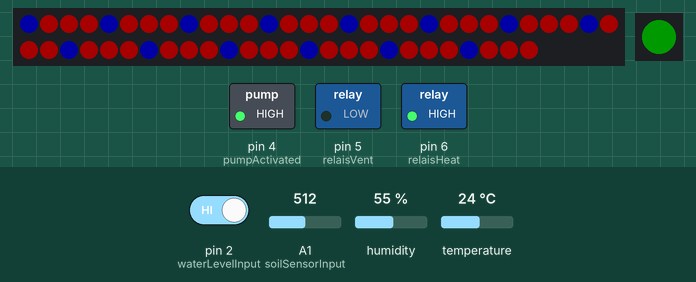
The sketch below on a simulated Arduino Uno, built with avr-gcc and run on an emulated ATmega328P. On the bench: 56 RGB LEDs in strip order, left to right, continuing on the next row, 1 RGB LEDs in strip order, left to right, switched loads named in the sketch (green lamp = pin HIGH). The test bench sets the inputs (shaded band); at power-on: pin 2 (waterLevelInput) HIGH, temperature 24 °C, A1 (soilSensorInput) = 512, humidity 55 %. Dim RGB values are drawn brighter than linear; the local clock reads 2024-03-15 10:24:30 at power-on unless the sketch sets it; what the sketch prints to the serial monitor is not drawn.

Above: at 3.2 s.
3.3 s: pin 2 (waterLevelInput) driven LOW
At 4.9 s:
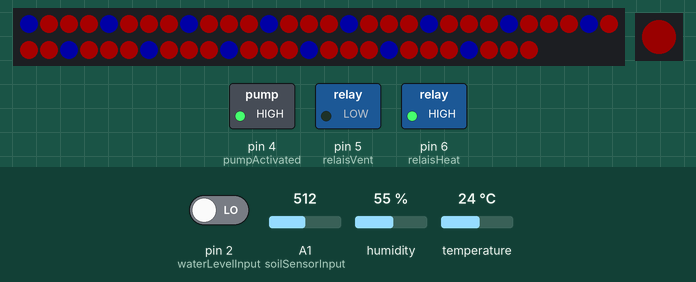
5.5 s: temperature set to 21.4 °C
7.2 s: temperature set to 20.2 °C
At 9.2 s:
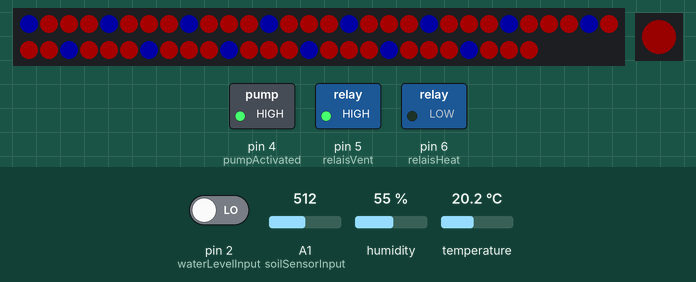
9.5 s: pin 2 (waterLevelInput) driven HIGH
At 11.2 s:
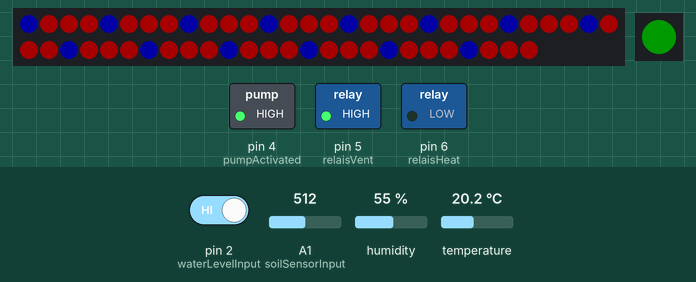
11.5 s: A1 (soilSensorInput) set to 543
13.2 s: A1 (soilSensorInput) set to 575
At 15.4 s:
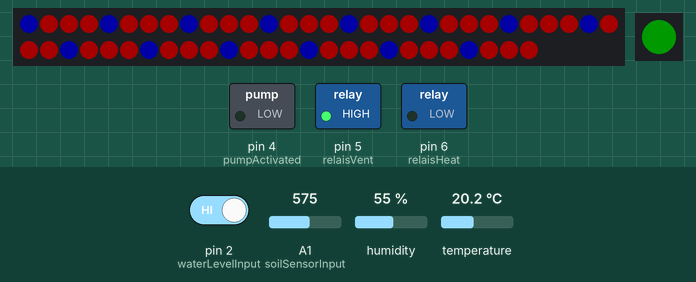
Timing chart, 0 to 20.1 s (numbered marks = the images above; inputs shaded):
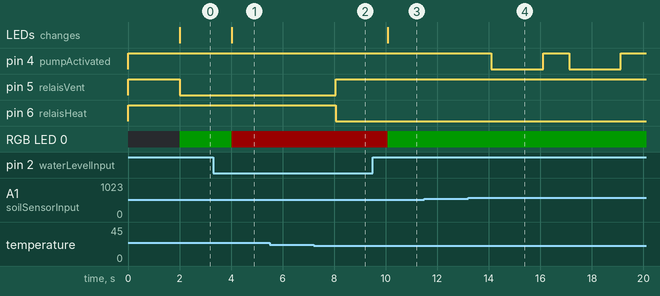

The sketch:

LittleLeafHeaven_final.ino
```cpp
#include <DHT.h>
#include <Adafruit_NeoPixel.h>
#include <RTClib.h>

#define DHTPIN 9       // Digital pin connected to the DHT sensor
#define DHTTYPE DHT22  // Change this to DHT11 if you're using that sensor

//Temperatur/Feuchtigkeitssensor

DHT dht(DHTPIN, DHTTYPE);
const int relaisVent = 5;
const int relaisHeat = 6;
float cvalue;            //für nan-Prüfung
float temperature = 20;  // Read temperature in Celsius

//Bewässerung

const int soilSensorInput = A1;
const int waterLevelInput = 2;
const int pumpActivated = 4;
const int AirValue = 575;
const int WaterValue = 268;
int soilMoistureValue = 0;
int soilMoisturePercentage = 0;
int waterLevel = 0;

//LED

const int LEDStripe = 8;
const int LEDWaterLevel = 3;

const int NUMPIXELSLight = 56;
const int NUMPIXELSWaterLevelCheck = 1;

Adafruit_NeoPixel Light = Adafruit_NeoPixel(NUMPIXELSLight, LEDStripe, NEO_GRB + NEO_KHZ800);
Adafruit_NeoPixel WaterLevelCheck = Adafruit_NeoPixel(NUMPIXELSWaterLevelCheck, LEDWaterLevel, NEO_GRB + NEO_KHZ800);

RTC_DS1307 rtc;

int OnOff = 0;


void setup() {
  pinMode(waterLevel, INPUT);
  pinMode(pumpActivated, OUTPUT);
  digitalWrite(pumpActivated, HIGH);

  Serial.begin(9600);

  dht.begin();
  pinMode(relaisVent, OUTPUT);
  digitalWrite(relaisVent, HIGH);
  pinMode(relaisHeat, OUTPUT);
  digitalWrite(relaisHeat, HIGH);

  rtc.begin();

  Light.begin();
  WaterLevelCheck.begin();

  delay(2000);
}


void loop() {

  Serial.println(soilMoisturePercentage);
// Read DHT-22

  cvalue = dht.readTemperature();

  if(isnan(cvalue) || cvalue < 0 || cvalue > 40)
  {
    if(digitalRead(relaisHeat) == LOW && digitalRead(relaisVent) == HIGH)
    {
    temperature = 20;
    }
    else if(digitalRead(relaisHeat) == HIGH && digitalRead(relaisVent) == LOW)
    {
    temperature = 25;
    }
    else
    {
    temperature = 22;
    }
  }

  else
  {
    temperature = cvalue;
  }


// Heater

  if(temperature < 21 && digitalRead(relaisHeat) == HIGH)
    {
        digitalWrite(relaisHeat, LOW);
    }

  if(temperature > 22 && digitalRead(relaisHeat) == LOW)
    {
      digitalWrite(relaisHeat, HIGH);
    }


// Ventilator

  if(temperature > 23 && digitalRead(relaisVent) == HIGH)
    {
        digitalWrite(relaisVent, LOW);
    }

  if(temperature < 23 && digitalRead(relaisHeat) == LOW)
    {
      digitalWrite(relaisVent, HIGH);
    }

Serial.print(temperature);
  // Bewässerung

  waterLevel=digitalRead(waterLevelInput);
  soilMoistureValue = analogRead(soilSensorInput);
  soilMoisturePercentage = map(soilMoistureValue, AirValue, WaterValue, 0, 100);

  if(waterLevel == 0)
  {
    digitalWrite(pumpActivated, HIGH);
  }

  else if (soilMoisturePercentage > 5)
  {
    digitalWrite(pumpActivated, HIGH);
  }

  else if (soilMoisturePercentage <=5)
  {
  digitalWrite(pumpActivated, LOW);
  delay(2000);
  digitalWrite(pumpActivated, HIGH);
  }


//LED

  DateTime now = rtc.now();

  if(now.hour() >= 10 && now.minute() >= 0)
    {
      OnOff = 1;

      if(OnOff == 1)
        {
          for(int n=0; n<56; n++)
            {
              if(n % 4)
                Light.setPixelColor(n, Light.Color(40, 0, 0));
              else
                Light.setPixelColor(n, Light.Color(0, 0, 40));
            }
        }
    }

  if(now.hour() >= 20 && now.minute() >= 0)
    {
      OnOff = 0;

      if(OnOff == 0)
        {
          for(int n=0; n<56; n++)
            {
              Light.setPixelColor(n, Light.Color(0, 0, 0));
            }
        }
    }

  Light.show();

  if(waterLevel == 1)
    {
      WaterLevelCheck.setPixelColor(0, WaterLevelCheck.Color(0, 25, 0));
    }

  else
    {
      WaterLevelCheck.setPixelColor(0, WaterLevelCheck.Color(25, 0, 0));
    }

  WaterLevelCheck.show();
  delay(1000);
}
```

Measured:
- the behaviour switches between 21 and 20.9 °C on temperature (found by bisection; images 1 and 2)
- the behaviour switches between 556 and 557 on A1 (soilSensorInput) (found by bisection; images 3 and 4)
- after the input at 3.3 s, RGB LED 0: RGB(0, 25, 0) → RGB(25, 0, 0) after 0.73 s
- after the input at 5.5 s, every drawn part: stays the same
- after the input at 7.2 s, pin 5 (relaisVent): LOW → HIGH after 0.86 s; pin 6 (relaisHeat): HIGH → LOW after 0.86 s
- after the input at 9.5 s, RGB LED 0: RGB(25, 0, 0) → RGB(0, 25, 0) after 0.58 s
- after the input at 11.5 s, every drawn part: stays the same
- after the input at 13.2 s, pin 4 (pumpActivated): alternates HIGH for 1.0 s and LOW for 2.0 s, starting after 0.90 s
